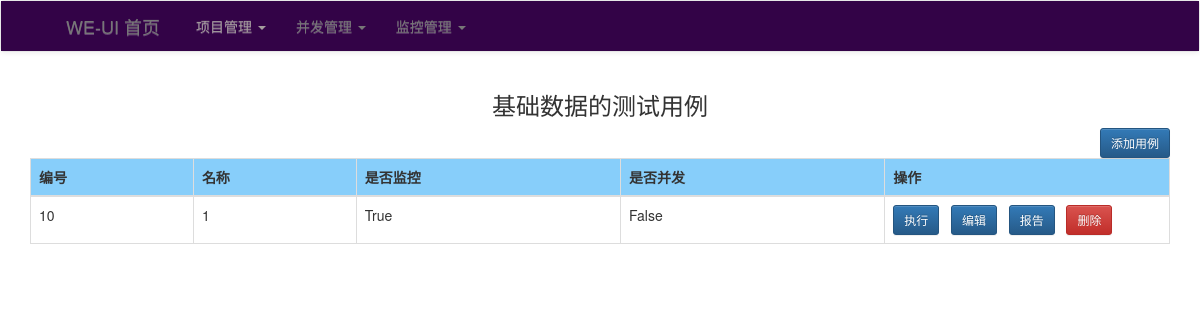
Page /testcases/10/ on the earlier database version.
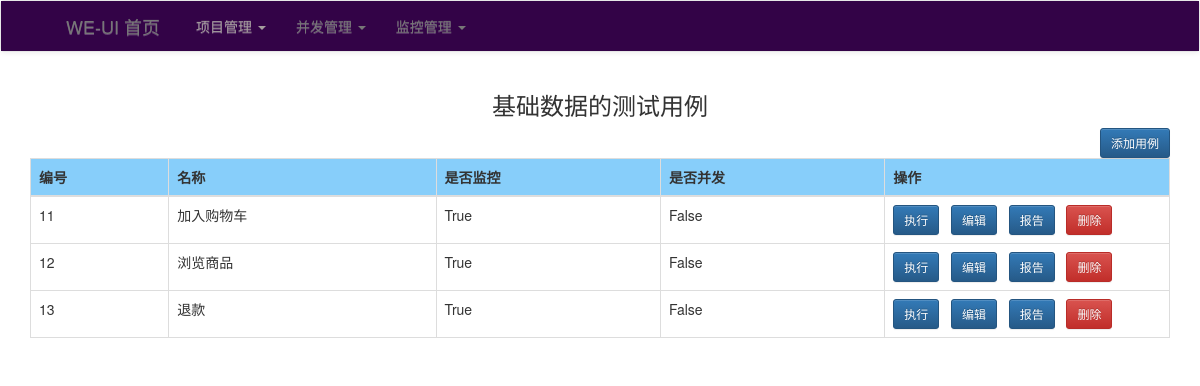
Same page on the later database version.
### uiApp/models.py (models this page shows, shortened)
class DB_end(models.Model):
    name = models.CharField(max_length=20, null=True, blank=True)
    host = models.CharField(max_length=200, null=True, blank=True)
    check_time = models.CharField(max_length=50, null=True, blank=True)
    phone = models.CharField(max_length=200, null=True, blank=True)
    email = models.CharField(max_length=200, null=True, blank=True)
    dingtalk = models.CharField(max_length=200, null=True, blank=True)
    user = models.CharField(max_length=20, null=True, blank=True)
    max_threads = models.IntegerField(default=5)

class DB_cases(models.Model):
    name = models.CharField(max_length=20, null=True, blank=True)
    case_type = models.IntegerField(default=0, null=True, blank=True)
    is_monitor = models.BooleanField(default=True, null=True, blank=True)
    script = models.CharField(max_length=200, null=True, blank=True)
    is_threads = models.BooleanField(default=True, null=True, blank=True)
    pro_id = models.CharField(max_length=20, null=False, blank=False)
    retry_count = models.IntegerField(default=2)

### uiApp/views.py (the view)
# urls.py: re_path('testcases/(?P<pro_id>.+)/', testcases),
def testcases(request, pro_id):
    cases = DB_cases.objects.filter(pro_id=pro_id)
    project = list(DB_end.objects.filter(id=pro_id))[0]
    param = {"cases": cases, "project": project}
    return render(request, 'case.html', param)

### uiApp/templates/case.html (shortened to what this page needs)
<!DOCTYPE html>
<html lang="en">
<head>
    <link rel="stylesheet" type="text/css" href="/static/bootstrap-3.4.1-dist/css/bootstrap.css">
    <link rel="stylesheet" type="text/css" href="/static/bootstrap-3.4.1-dist/css/bootstrap-theme.css">
</head>
<body>
    {% include 'new_menu.html' %}
    <div class="container">
        <div class="row clearfix">
            <div class="col-md-12 column">
                <h3 class="text-center">
                    {{ project.name }}的测试用例
                </h3>
                <div align="right"><button class="btn btn-primary btn-sm" onclick='javascript:document.getElementById("add_case_form").style.display="block"'>添加用例</button></div>
                <table class="table table-bordered">
                    <thead style="background-color: lightskyblue">
                        <tr>
                            <th>
                                编号
                            </th>
                            <th>
                                名称
                            </th>
                            <th>
                                是否监控
                            </th>
                            <th>
                                是否并发
                            </th>
                            <th>
                                操作
                            </th>
                        </tr>
                    </thead>
                    <tbody>
                        {% for case in cases %}
                            <tr class="error">
                                <td>
                                    {{ case.id }}
                                </td>
                                <td>
                                    {{ case.name }}
                                </td>
                                <td>
                                    {{ case.is_monitor }}
                                </td>
                                <td>
                                    {{ case.is_threads }}
                                </td>
                                <td width="25%">
                                    <button onclick="run_case({{ case.id }})" id="run_btn" class="btn btn-sm btn-primary">执行</button> &nbsp
                                    <button onclick="edit_case({{ case.id }})" class="btn btn-sm btn-primary">编辑</button> &nbsp
                                    <button class="btn btn-sm btn-primary">报告</button> &nbsp
                                    <button onclick="del_case({{ case.id}},{{ project.id }})" type="button" class="btn btn-sm btn-danger">删除</button>
                                </td>
                            </tr>
                        {% endfor %}
                    </tbody>
                </table>
            </div>
        </div>
    </div>
</body>
</html>

### uiApp/templates/new_menu.html (shortened to what this page needs)
<!DOCTYPE html>
<html lang="en">
<head>
</head>
<body>
    <nav class="navbar navbar-default" role="navigation">
        <div class="container-fluid" style="background-color: #330347">
        <div class="navbar-header" style="margin-left: 50px">
            <a class="navbar-brand" href="/home/">WE-UI 首页</a>
        </div>
        <div class="collapse navbar-collapse" id="example-navbar-collapse" style="margin-left: 150px;">
            <ul class="nav navbar-nav">
                <li class="dropdown">
                    <a style="color: #a59e9e" href="#" class="dropdown-togfsgle" data-toggle="dropdown">
                        项目管理 <b class="caret"></b>
                    </a>
                </li>
                <li class="dropdown">
                    <a href="#" class="dropdown-toggle" data-toggle="dropdown">
                        并发管理 <b class="caret"></b>
                    </a>
                </li>
                <li class="dropdown">
                    <a href="#" class="dropdown-toggle" data-toggle="dropdown">
                        监控管理 <b class="caret"></b>
                    </a>
                </li>
            </ul>
        </div>
        </div>
    </nav>
</body>
</html>

Differences in the rows shown:
removed DB_cases: id "10", name "1", is_monitor "True", is_threads "False"
added DB_cases: id "11", name "加入购物车", is_monitor "True", is_threads "False"
added DB_cases: id "12", name "浏览商品", is_monitor "True", is_threads "False"
added DB_cases: id "13", name "退款", is_monitor "True", is_threads "False"
